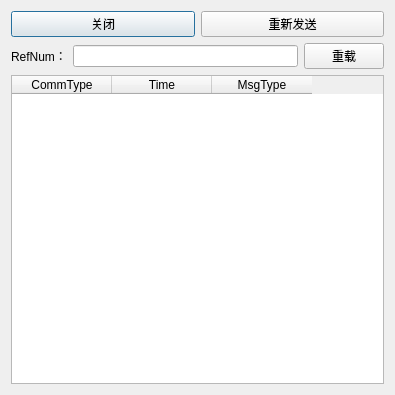
<?xml version="1.0" encoding="UTF-8"?>
<ui version="4.0">
 <class>DialogReqRsp</class>
 <widget class="QDialog" name="DialogReqRsp">
  <property name="geometry">
   <rect>
    <x>0</x>
    <y>0</y>
    <width>395</width>
    <height>395</height>
   </rect>
  </property>
  <property name="windowTitle">
   <string>Dialog</string>
  </property>
  <layout class="QVBoxLayout" name="verticalLayout">
   <item>
    <layout class="QHBoxLayout" name="horizontalLayout">
     <item>
      <widget class="QPushButton" name="pushButton_reject">
       <property name="text">
        <string>关闭</string>
       </property>
      </widget>
     </item>
     <item>
      <widget class="QPushButton" name="pushButton_resend">
       <property name="text">
        <string>重新发送</string>
       </property>
      </widget>
     </item>
    </layout>
   </item>
   <item>
    <layout class="QHBoxLayout" name="horizontalLayout_2">
     <item>
      <widget class="QLabel" name="label">
       <property name="text">
        <string>RefNum：</string>
       </property>
      </widget>
     </item>
     <item>
      <widget class="QLineEdit" name="lineEdit_RefNum"/>
     </item>
     <item>
      <widget class="QPushButton" name="pushButton_reload">
       <property name="text">
        <string>重载</string>
       </property>
      </widget>
     </item>
    </layout>
   </item>
   <item>
    <widget class="QTableWidget" name="tableWidget">
     <column>
      <property name="text">
       <string>CommType</string>
      </property>
     </column>
     <column>
      <property name="text">
       <string>Time</string>
      </property>
     </column>
     <column>
      <property name="text">
       <string>MsgType</string>
      </property>
     </column>
    </widget>
   </item>
  </layout>
 </widget>
 <resources/>
 <connections/>
</ui>
